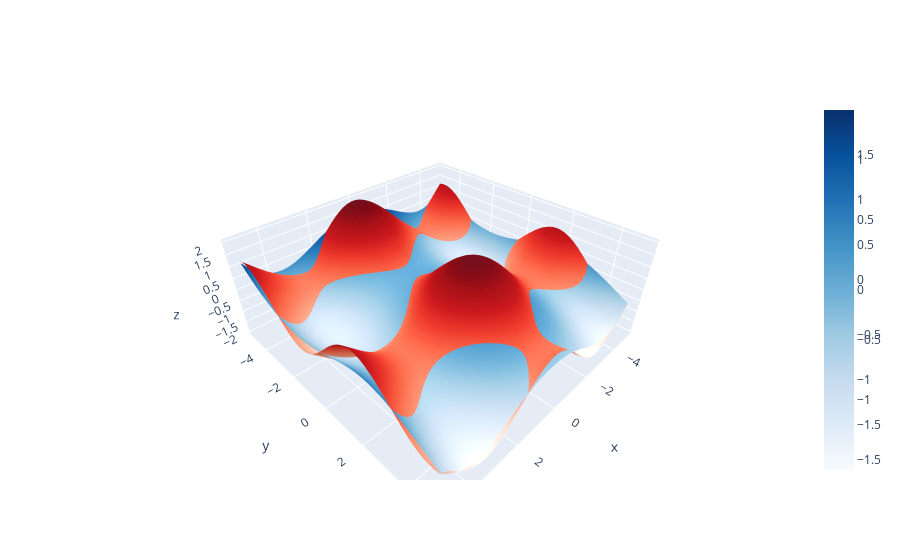

This figure's notebook cell:
### Code cell
fig = go.Figure(data=[
    go.Surface(x=x, y=y, z=Y.cpu().numpy().reshape(50, 50), name='real', colorscale='Reds'),
    go.Surface(x=x, y=y, z=Y_pred.reshape(50, 50), name='pred', colorscale='Blues')])

fig.show()
